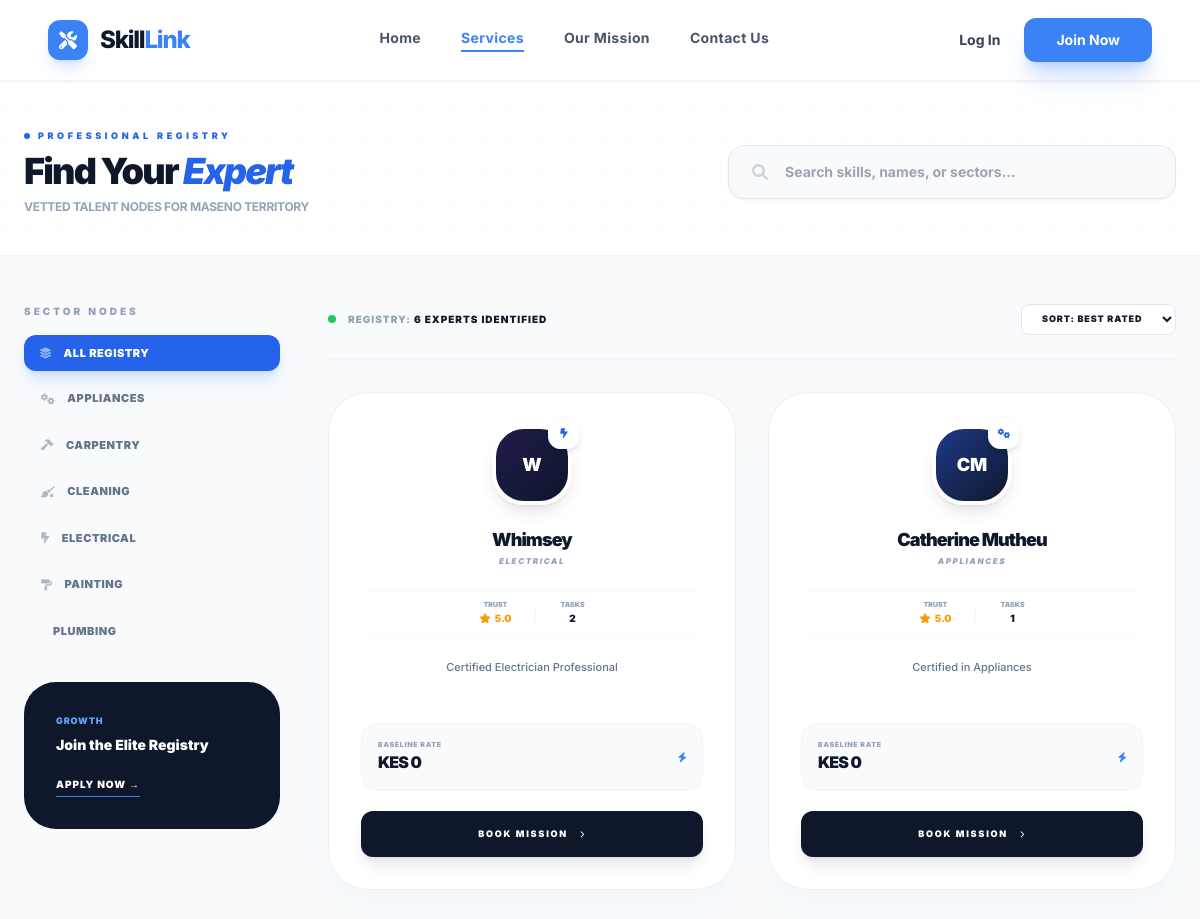
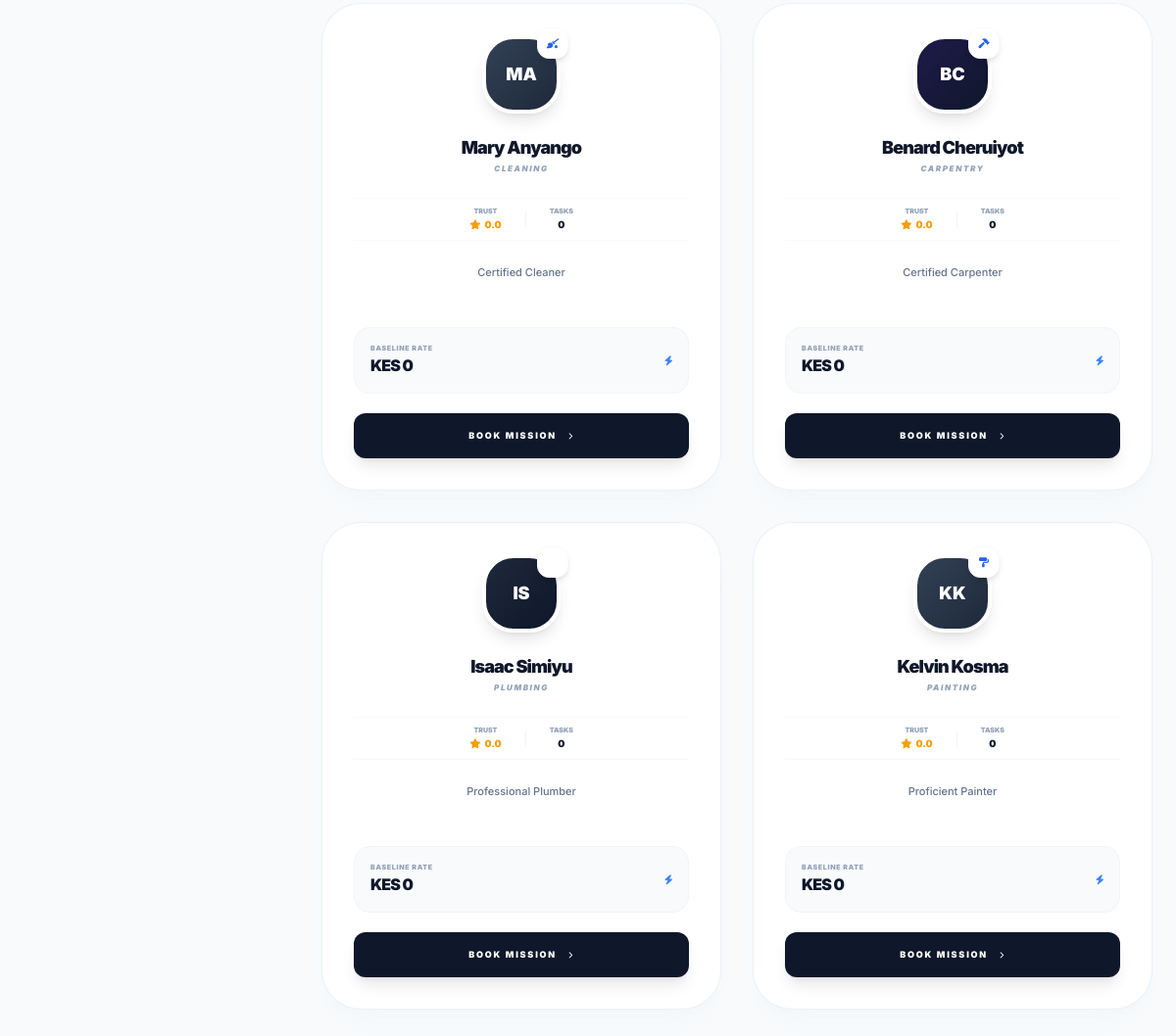
/services.php, run on the app's committed database (2 pictures, top to bottom).
### tables this page shows
CREATE TABLE `categories` (
  `id` int(11) NOT NULL,
  `cat_name` varchar(50) NOT NULL COMMENT 'Display name (e.g., Plumbing)',
  `cat_icon` varchar(50) NOT NULL COMMENT 'FontAwesome class (e.g., fa-wrench)',
  `sort_order` int(11) DEFAULT 0 COMMENT 'Controls UI display sequence',
  `status` enum('active','hidden') DEFAULT 'active' COMMENT 'Allows temporary hiding of categories',
  `created_at` timestamp NOT NULL DEFAULT current_timestamp()
);

CREATE TABLE `worker_profiles` (
  `profile_id` int(11) NOT NULL,
  `user_id` int(11) NOT NULL COMMENT 'Links to the shared users table',
  `category_id` int(11) NOT NULL COMMENT 'Links to the Blueprint (categories) table',
  `bio` text NOT NULL COMMENT 'The professional summary for clients',
  `profile_photo` varchar(255) DEFAULT 'default-pro.png' COMMENT 'Path to the headshot',
  `onboarded_at` timestamp NOT NULL DEFAULT current_timestamp(),
  `hourly_rate` decimal(10,2) DEFAULT 0.00,
  `service_radius` int(11) DEFAULT 10,
  `is_live` tinyint(1) DEFAULT 1,
  `id_proof_path` varchar(255) DEFAULT NULL,
  `is_verified` tinyint(1) DEFAULT 0
);

CREATE TABLE `users` (
  `id` int(11) NOT NULL,
  `full_name` varchar(255) NOT NULL,
  `email` varchar(255) NOT NULL,
  `phone` varchar(20) NOT NULL,
  `county` varchar(100) NOT NULL,
  `area` varchar(100) NOT NULL,
  `password` varchar(255) NOT NULL,
  `role` enum('client','worker','admin') NOT NULL,
  `status` enum('active','suspended') DEFAULT 'active',
  `created_at` timestamp NOT NULL DEFAULT current_timestamp()
);

### services.php (the view, shortened to what this page needs)
<?php
$include_path = __DIR__ . DIRECTORY_SEPARATOR . 'includes' . DIRECTORY_SEPARATOR;
include $include_path . 'header.php';
$search = isset($_GET['q']) ? mysqli_real_escape_string($conn, $_GET['q']) : '';
$cat_filter = isset($_GET['cat']) ? (int)$_GET['cat'] : 0;
$sidebar_cats = $conn->query("SELECT * FROM categories WHERE status = 'active' ORDER BY cat_name ASC");
$sql = "SELECT wp.*, u.full_name, c.cat_name, c.cat_icon,
        IFNULL((SELECT AVG(rating) FROM reviews WHERE worker_id = wp.user_id), 0) as avg_rating,
        IFNULL((SELECT COUNT(*) FROM reviews WHERE worker_id = wp.user_id), 0) as review_count
        FROM worker_profiles wp
        JOIN users u ON wp.user_id = u.id
        JOIN categories c ON wp.category_id = c.id
        WHERE wp.is_live = 1 AND u.status = 'active'";
$sql .= " ORDER BY avg_rating DESC";
$pros_query = $conn->query($sql);
function getInitials($name) {
    $words = explode(" ", $name);
    $initials = "";
    foreach ($words as $w) { if(!empty($w)) $initials .= $w[0]; }
    return strtoupper(substr($initials, 0, 2));
}
function getSlateGradient($id) {
    $gradients = ['from-slate-800 to-slate-900', 'from-blue-900 to-slate-900', 'from-indigo-950 to-slate-900', 'from-slate-700 to-slate-800'];
    return $gradients[$id % count($gradients)];
}
?>
<main class="min-h-screen bg-slate-50 font-sans antialiased text-slate-900">
    <header class="bg-white border-b border-slate-100 pt-12 pb-10 px-6 relative overflow-hidden">
        <div class="absolute inset-0 opacity-[0.02] pointer-events-none" style="background-image: linear-gradient(#94a3b8 1px, transparent 1px), linear-gradient(90deg, #94a3b8 1px, transparent 1px); background-size: 30px 30px;"></div>
        <div class="max-w-7xl mx-auto relative z-10">
            <div class="flex flex-col md:flex-row md:items-center justify-between gap-8">
                <div class="space-y-2">
                    <span class="text-[9px] font-black uppercase tracking-[0.4em] text-blue-600 flex items-center gap-2">
                        <span class="w-1.5 h-1.5 bg-blue-600 rounded-full animate-pulse"></span> Professional Registry
                    </span>
                    <h1 class="text-3xl md:text-4xl font-[900] tracking-tighter text-slate-900 leading-none">Find Your <span class="text-blue-600 italic">Expert</span></h1>
                    <p class="text-slate-400 text-xs font-bold uppercase tracking-tight">Vetted Talent Nodes for Maseno Territory</p>
                </div>
                <form action="" method="GET" class="relative w-full md:max-w-md group">
                    <i class="fas fa-magnifying-glass absolute left-6 top-1/2 -translate-y-1/2 text-slate-300 group-focus-within:text-blue-600 transition-colors"></i>
                    <input type="text" name="q" value="<?= htmlspecialchars($search) ?>" placeholder="Search skills, names, or sectors..."
                           class="w-full pl-14 pr-6 py-4 bg-slate-50 border border-slate-200 rounded-2xl focus:bg-white focus:ring-4 focus:ring-blue-500/5 focus:border-blue-600 transition-all duration-300 font-bold outline-none text-slate-700 text-sm shadow-sm">
                </form>
            </div>
        </div>
    </header>
    <div class="max-w-7xl mx-auto px-6 py-12 flex flex-col lg:flex-row gap-12">
        <aside class="w-full lg:w-64 space-y-10 shrink-0">
            <div class="sticky top-28 space-y-8">
                <div class="space-y-4">
                    <h4 class="text-[10px] font-black uppercase tracking-[0.3em] text-slate-400">Sector Nodes</h4>
                    <div class="flex flex-wrap lg:flex-col gap-2">
                        <a href="services.php" class="flex items-center gap-3 px-4 py-2.5 rounded-xl text-[11px] font-black uppercase tracking-wider <?= $cat_filter == 0 ? 'bg-blue-600 text-white shadow-lg shadow-blue-500/20' : 'text-slate-500 hover:bg-white border border-transparent hover:border-slate-100 hover:text-slate-900' ?> transition-all">
                            <i class="fas fa-layer-group opacity-50"></i> All Registry
                        </a>
                        <?php while($c = $sidebar_cats->fetch_assoc()): ?>
                        <a href="services.php?cat=<?= $c['id'] ?>" class="flex items-center gap-3 px-4 py-2.5 rounded-xl text-[11px] font-black uppercase tracking-wider <?= $cat_filter == $c['id'] ? 'bg-blue-600 text-white shadow-lg shadow-blue-500/20' : 'text-slate-500 hover:bg-white border border-transparent hover:border-slate-100 hover:text-slate-900' ?> transition-all">
                            <i class="fas <?= str_contains(strtolower($c['cat_name']), 'clean') ? 'fa-broom-ball' : ($c['cat_icon'] ?: 'fa-cube') ?> opacity-50"></i> <?= $c['cat_name'] ?>
                        </a>
                        <?php endwhile; ?>
                    </div>
                </div>
                <div class="bg-slate-900 rounded-[2rem] p-8 text-white relative overflow-hidden">
                    <p class="text-[9px] text-blue-400 font-black uppercase tracking-widest">Growth</p>
                    <h5 class="text-sm font-black mt-2 leading-tight">Join the Elite Registry</h5>
                    <a href="auth/signup-choice.php" class="mt-6 inline-block text-[10px] font-black text-white uppercase tracking-widest border-b border-blue-500 pb-1 hover:text-blue-400 transition-colors">Apply Now &rarr;</a>
                </div>
            </div>
        </aside>
        <section class="flex-1 space-y-8">
            <div class="flex items-center justify-between border-b border-slate-100 pb-6">
                <div class="flex items-center gap-3">
                    <span class="w-2 h-2 bg-green-500 rounded-full animate-pulse"></span>
                    <p class="text-[10px] font-black text-slate-400 uppercase tracking-widest">Registry: <span class="text-slate-900"><?= $pros_query->num_rows ?> Experts Identified</span></p>
                </div>
                <div class="flex items-center gap-4">
                    <select onchange="location = this.value;" class="bg-white px-4 py-2 border border-slate-200 rounded-lg font-black text-[9px] uppercase tracking-widest outline-none cursor-pointer hover:border-blue-600 transition-all">
                        <option>Sort: Best Rated</option>
                    </select>
                </div>
            </div>
            <div class="grid grid-cols-1 md:grid-cols-2 xl:grid-cols-3 gap-8">
                <?php if($pros_query->num_rows > 0): ?>
                    <?php while($pro = $pros_query->fetch_assoc()):
                        $p_initials = getInitials($pro['full_name']);
                        $p_gradient = getSlateGradient($pro['user_id']);
                        $has_photo = !empty($pro['profile_photo']) && file_exists("uploads/profiles/".$pro['profile_photo']);
                        $p_icon = str_contains(strtolower($pro['cat_name']), 'clean') ? 'fa-broom-ball' : ($pro['cat_icon'] ?: 'fa-screwdriver-wrench');
                    ?>
                    <div class="group bg-white rounded-[2.5rem] border border-slate-200/60 shadow-xl shadow-slate-200/10 hover:shadow-2xl hover:border-blue-600/30 hover:-translate-y-1.5 transition-all duration-500 overflow-hidden flex flex-col">
                        <div class="p-8 pb-4 flex flex-col items-center text-center space-y-6">
                            <div class="relative">
                                <?php if($has_photo): ?>
                                    <img src="uploads/profiles/<?= $pro['profile_photo'] ?>" class="w-20 h-20 rounded-[2rem] object-cover border-4 border-slate-50 shadow-lg">
                                <?php else: ?>
                                    <div class="w-20 h-20 rounded-[2rem] bg-gradient-to-br <?= $p_gradient ?> flex items-center justify-center text-white text-lg font-black shadow-lg border-4 border-white">
                                        <?= $p_initials ?>
                                    </div>
                                <?php endif; ?>
                                <div class="absolute -top-2 -right-2 w-8 h-8 bg-white rounded-xl shadow-md flex items-center justify-center text-blue-600 border border-slate-50">
                                    <i class="fas <?= $p_icon ?> text-[10px]"></i>
                                </div>
                            </div>
                            <div>
                                <h3 class="text-lg font-[900] text-slate-900 tracking-tighter leading-tight group-hover:text-blue-600 transition-colors"><?= htmlspecialchars($pro['full_name']) ?></h3>
                                <p class="text-[8px] font-black text-slate-400 uppercase tracking-[0.2em] mt-1 italic"><?= $pro['cat_name'] ?></p>
                            </div>
                            <div class="flex items-center gap-4 py-2 border-y border-slate-50 w-full justify-center">
                                <div class="text-center px-2">
                                    <p class="text-[7px] font-black text-slate-400 uppercase">Trust</p>
                                    <p class="text-[10px] font-black text-amber-500"><i class="fas fa-star mr-1"></i><?= number_format($pro['avg_rating'], 1) ?></p>
                                </div>
                                <div class="text-center px-2">
                                    <p class="text-[7px] font-black text-slate-400 uppercase">Tasks</p>
                                    <p class="text-[10px] font-black text-slate-900"><?= $pro['review_count'] ?></p>
                                </div>
                            </div>
                            <p class="text-[11px] text-slate-500 font-medium leading-relaxed line-clamp-2 min-h-[2.5rem]">
                                <?= htmlspecialchars($pro['bio'] ?: 'A verified professional expert node specializing in the '.$pro['cat_name'].' sector.') ?>
                            </p>
                        </div>
                        <div class="px-8 pb-8 pt-2 mt-auto">
                            <div class="flex items-center justify-between mb-5 bg-slate-50 p-4 rounded-2xl border border-slate-100">
                                <div>
                                    <p class="text-[7px] font-black text-slate-400 uppercase tracking-widest">Baseline Rate</p>
                                    <p class="text-base font-black text-slate-900 tracking-tighter">
                                        KES <?= number_format((float)($pro['base_rate'] ?? 0), 0) ?>
                                    </p>
                                </div>
                                <i class="fas fa-bolt text-blue-500 text-[10px]"></i>
                            </div>
                            <a href="client/view-worker.php?id=<?= $pro['user_id'] ?>" class="block w-full py-4 bg-slate-900 text-white rounded-xl font-black text-[9px] uppercase tracking-[0.2em] text-center hover:bg-blue-600 shadow-lg hover:shadow-blue-500/20 transition-all transform active:scale-95">
                                Book Mission <i class="fas fa-chevron-right ml-2 text-[7px]"></i>
                            </a>
                        </div>
                    </div>
                    <?php endwhile; ?>
                <?php endif; ?>
            </div>
        </section>
    </div>
</main>
<?php include $include_path . 'footer.php'; ?>

### data on the page
categories: cat_name "APPLIANCES"
categories: cat_name "CARPENTRY"
categories: cat_name "CLEANING"
categories: cat_name "ELECTRICAL"
categories: cat_name "PAINTING"
categories: cat_name "PLUMBING"
worker_profiles: user.full_name "W", user.full_name "Whimsey", category.cat_name "ELECTRICAL", avg_rating "5.0", review_count "2", bio "Certified Electrician Professional", base_rate "0"
worker_profiles: user.full_name "CM", user.full_name "Catherine Mutheu", category.cat_name "APPLIANCES", avg_rating "5.0", review_count "1", bio "Certified in Appliances", base_rate "0"
worker_profiles: user.full_name "MA", user.full_name "Mary Anyango", category.cat_name "CLEANING", avg_rating "0.0", review_count "0", bio "Certified Cleaner", base_rate "0"
worker_profiles: user.full_name "BC", user.full_name "Benard Cheruiyot", category.cat_name "CARPENTRY", avg_rating "0.0", review_count "0", bio "Certified Carpenter", base_rate "0"
worker_profiles: user.full_name "IS", user.full_name "Isaac Simiyu", category.cat_name "PLUMBING", avg_rating "0.0", review_count "0", bio "Professional Plumber", base_rate "0"
worker_profiles: user.full_name "KK", user.full_name "Kelvin Kosma", category.cat_name "PAINTING", avg_rating "0.0", review_count "0", bio "Proficient Painter", base_rate "0"

### other printed values
$pros_query->num_rows "6"
